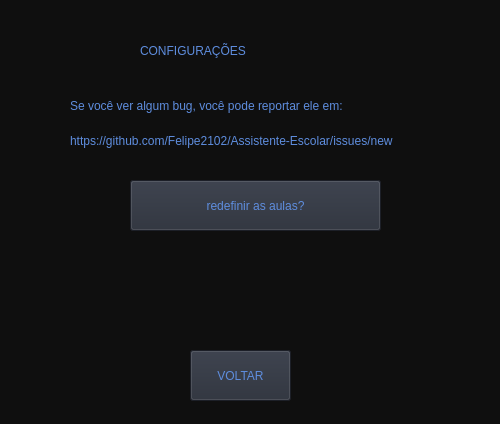
<?xml version="1.0" encoding="UTF-8"?>
<ui version="4.0">
 <class>conf</class>
 <widget class="QDialog" name="conf">
  <property name="geometry">
   <rect>
    <x>0</x>
    <y>0</y>
    <width>500</width>
    <height>424</height>
   </rect>
  </property>
  <property name="windowTitle">
   <string>CONFIGURAÇÕES</string>
  </property>
  <property name="styleSheet">
   <string notr="true">background-color: rgb(15, 15, 15);</string>
  </property>
  <widget class="QDialogButtonBox" name="buttonBox">
   <property name="geometry">
    <rect>
     <x>10</x>
     <y>600</y>
     <width>461</width>
     <height>32</height>
    </rect>
   </property>
   <property name="orientation">
    <enum>Qt::Horizontal</enum>
   </property>
   <property name="standardButtons">
    <set>QDialogButtonBox::Cancel|QDialogButtonBox::Ok</set>
   </property>
  </widget>
  <widget class="QPushButton" name="Button_voltar">
   <property name="geometry">
    <rect>
     <x>190</x>
     <y>350</y>
     <width>101</width>
     <height>51</height>
    </rect>
   </property>
   <property name="styleSheet">
    <string notr="true">background-color: rgb(39,44,55);
color: rgb(94,141,222);
font: 87 10pt &quot;Arial Black&quot;;</string>
   </property>
   <property name="text">
    <string>VOLTAR</string>
   </property>
  </widget>
  <widget class="QPushButton" name="Button_redaula">
   <property name="geometry">
    <rect>
     <x>130</x>
     <y>180</y>
     <width>251</width>
     <height>51</height>
    </rect>
   </property>
   <property name="styleSheet">
    <string notr="true">background-color: rgb(39,44,55);
color: rgb(94,141,222);
font: 87 10pt &quot;Arial Black&quot;;</string>
   </property>
   <property name="text">
    <string>redefinir as aulas?</string>
   </property>
  </widget>
  <widget class="QLabel" name="label">
   <property name="geometry">
    <rect>
     <x>140</x>
     <y>40</y>
     <width>211</width>
     <height>21</height>
    </rect>
   </property>
   <property name="styleSheet">
    <string notr="true">font: 87 15pt &quot;Arial Black&quot;;
color: rgb(94,141,222);</string>
   </property>
   <property name="text">
    <string>CONFIGURAÇÕES</string>
   </property>
  </widget>
  <widget class="QLabel" name="label_2">
   <property name="geometry">
    <rect>
     <x>70</x>
     <y>80</y>
     <width>411</width>
     <height>51</height>
    </rect>
   </property>
   <property name="styleSheet">
    <string notr="true">background-color: rgb(15,15,15);
color: rgb(94,141,222);
font: 87 10pt &quot;Arial Black&quot;;</string>
   </property>
   <property name="text">
    <string>Se você ver algum bug, você pode reportar ele em:</string>
   </property>
  </widget>
  <widget class="QLabel" name="label_3">
   <property name="geometry">
    <rect>
     <x>70</x>
     <y>120</y>
     <width>411</width>
     <height>41</height>
    </rect>
   </property>
   <property name="styleSheet">
    <string notr="true">background-color: rgb(15,15,15);
color: rgb(94,141,222);
font: 87 9pt &quot;Arial Black&quot;;</string>
   </property>
   <property name="text">
    <string>https://github.com/Felipe2102/Assistente-Escolar/issues/new</string>
   </property>
  </widget>
 </widget>
 <resources/>
 <connections>
  <connection>
   <sender>buttonBox</sender>
   <signal>accepted()</signal>
   <receiver>conf</receiver>
   <slot>accept()</slot>
   <hints>
    <hint type="sourcelabel">
     <x>248</x>
     <y>254</y>
    </hint>
    <hint type="destinationlabel">
     <x>157</x>
     <y>274</y>
    </hint>
   </hints>
  </connection>
  <connection>
   <sender>buttonBox</sender>
   <signal>rejected()</signal>
   <receiver>conf</receiver>
   <slot>reject()</slot>
   <hints>
    <hint type="sourcelabel">
     <x>316</x>
     <y>260</y>
    </hint>
    <hint type="destinationlabel">
     <x>286</x>
     <y>274</y>
    </hint>
   </hints>
  </connection>
 </connections>
</ui>
